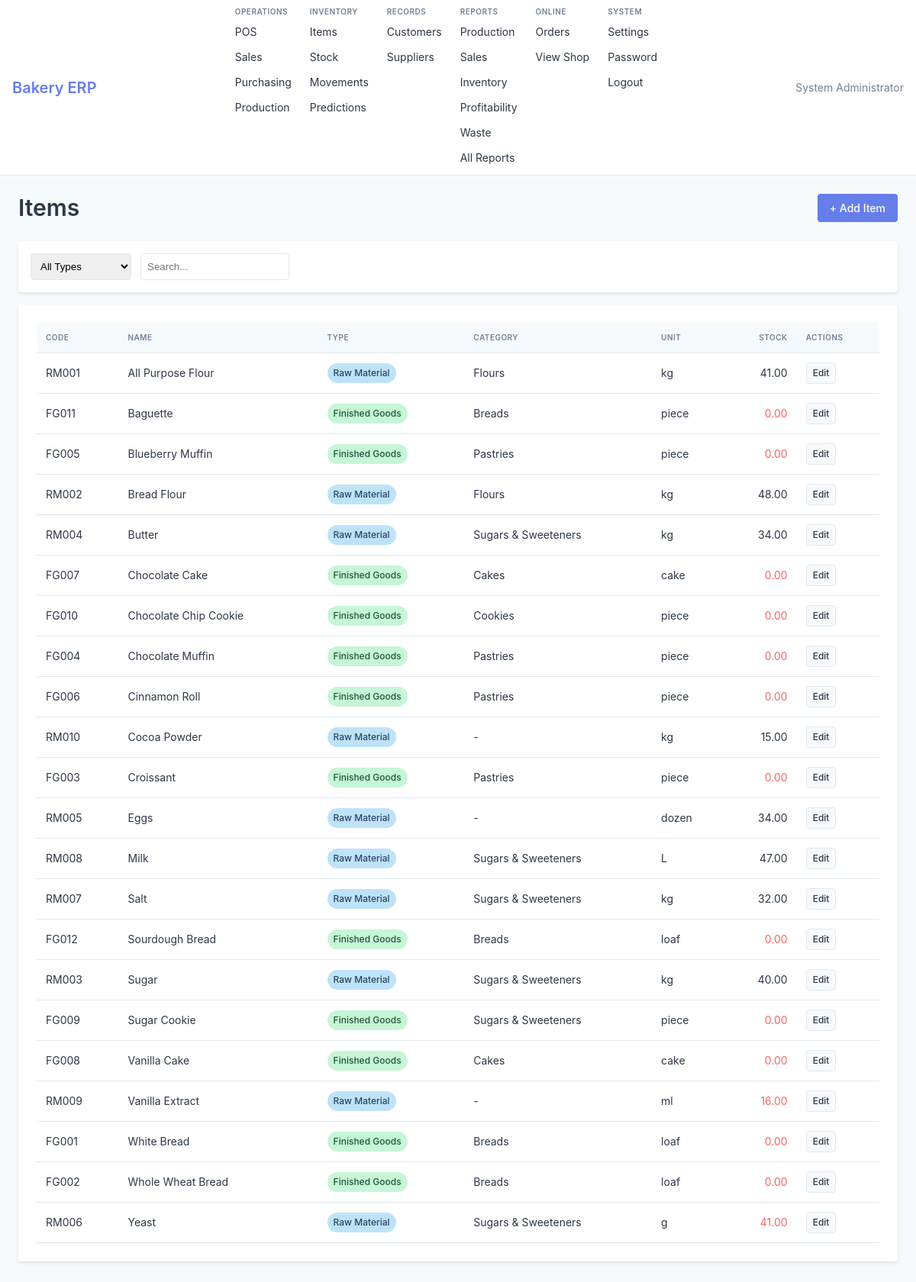
Page /inventory/items (signed in) on the committed database.
### tables this page shows
CREATE TABLE items (
    id INTEGER PRIMARY KEY AUTOINCREMENT,
    code TEXT UNIQUE NOT NULL,
    name TEXT NOT NULL,
    category_id INTEGER REFERENCES item_categories(id),
    type TEXT NOT NULL CHECK(type IN ('raw_material', 'semi_finished', 'finished_goods', 'packaging', 'other')),
    unit TEXT NOT NULL,
    min_stock REAL DEFAULT 0,
    max_stock REAL DEFAULT 0,
    reorder_point REAL DEFAULT 0,
    preferred_supplier_id INTEGER REFERENCES suppliers(id),
    safety_stock_days INTEGER DEFAULT 2,
    is_active INTEGER DEFAULT 1,
    created_at TIMESTAMP DEFAULT CURRENT_TIMESTAMP
);

CREATE TABLE item_categories (
    id INTEGER PRIMARY KEY AUTOINCREMENT,
    name TEXT NOT NULL,
    type TEXT NOT NULL CHECK(type IN ('raw_material', 'semi_finished', 'finished_goods', 'packaging', 'other'))
);

### app/inventory/routes.py (the view)
@bp.route('/items')
def items_list():
    if 'user_id' not in session:
        return redirect(url_for('auth.login'))
    item_type = request.args.get('type', '')
    search = request.args.get('search', '')
    sql = """
        SELECT i.*, c.name as category_name,
            COALESCE((SELECT SUM(quantity) FROM inventory WHERE item_id = i.id), 0) as current_stock
        FROM items i
        LEFT JOIN item_categories c ON i.category_id = c.id
        WHERE i.is_active = 1
    """
    params = []
    if item_type:
        sql += " AND i.type = ?"
        params.append(item_type)
    if search:
        sql += " AND (i.name LIKE ? OR i.code LIKE ?)"
        params.extend([f'%{search}%', f'%{search}%'])
    sql += " ORDER BY i.name"
    items = query_all(sql, params)
    categories = query_all("SELECT * FROM item_categories ORDER BY name")
    return render_template('inventory/items.html', items=items, categories=categories,
                          item_type=item_type, search=search)

### app/db_utils.py (called while the page is built)
def get_db():
    if 'db' not in g:
        g.db = sqlite3.connect(current_app.config['DATABASE'])
        g.db.row_factory = sqlite3.Row
        g.db.execute("PRAGMA foreign_keys = ON")
    return g.db

def query_all(sql, params=()):
    db = get_db()
    cursor = db.execute(sql, params)
    rows = cursor.fetchall()
    cursor.close()
    return [dict(row) for row in rows]

### app/templates/inventory/items.html (shortened to what this page needs)
{% extends 'base.html' %}
{% block content %}
<div class="page-header">
    <h1>Items</h1>
    <div class="page-actions">
        <a href="{{ url_for('inventory.add_item') }}" class="btn btn-primary">+ Add Item</a>
    </div>
</div>
<div class="filters">
    <select onchange="window.location.href='?type='+this.value">
        <option value="">All Types</option>
    </select>
    <input type="text" placeholder="Search..." value="{{ search }}"
           onkeypress="if(event.key==='Enter') window.location.href='?search='+this.value">
</div>
<div class="card">
    <div class="table-container">
        <table class="table">
            <thead>
                <tr>
                    <th>Code</th>
                    <th>Name</th>
                    <th>Type</th>
                    <th>Category</th>
                    <th>Unit</th>
                    <th class="numeric">Stock</th>
                    <th>Actions</th>
                </tr>
            </thead>
            <tbody>
                {% for item in items %}
                <tr>
                    <td>{{ item.code }}</td>
                    <td>{{ item.name }}</td>
                    <td>
                        <span class="badge badge-{% if item.type == 'raw_material' %}info{% elif item.type == 'finished_goods' %}success{% else %}secondary{% endif %}">
                            {{ item.type.replace('_', ' ').title() }}
                        </span>
                    </td>
                    <td>{{ item.category_name or '-' }}</td>
                    <td>{{ item.unit }}</td>
                    <td class="numeric {% if item.current_stock <= item.reorder_point and item.reorder_point > 0 %}text-danger{% endif %}">
                        {{ '%.2f'|format(item.current_stock or 0) }}
                    </td>
                    <td>
                        <a href="{{ url_for('inventory.edit_item', id=item.id) }}" class="btn btn-small btn-secondary">Edit</a>
                    </td>
                </tr>
                {% endfor %}
            </tbody>
        </table>
    </div>
</div>
{% endblock %}

### app/static/css/style.css (style rules this page uses)
:root { --primary: #667eea; --primary-dark: #5568d3; --secondary: #764ba2; --success: #48bb78; --warning: #ed8936; --danger: #f56565; --info: #4299e1; --dark: #2d3748; --gray: #718096; --light: #f7fafc; --border: #e2e8f0; --shadow: 0 2px 4px rgba(0,0,0,0.1); --radius: 4px; }
* { margin: 0; padding: 0; box-sizing: border-box; }
body { font-family: -apple-system, BlinkMacSystemFont, 'Segoe UI', Roboto, Oxygen, Ubuntu, sans-serif; font-size: 14px; line-height: 1.5; color: var(--dark); background: var(--light); }
h1, h2, h3, h4, h5, h6 { font-weight: 600; line-height: 1.25; margin-bottom: 1rem; }
h1 { font-size: 1.875rem; }
.btn { display: inline-flex; align-items: center; justify-content: center; padding: 0.5rem 1rem; border-radius: var(--radius); font-size: 0.875rem; font-weight: 500; text-decoration: none; cursor: pointer; border: none; transition: all 0.2s; }
.btn-primary { background: var(--primary); color: white; }
.btn-secondary { background: var(--light); color: var(--dark); border: 1px solid var(--border); }
.btn-small { padding: 0.25rem 0.5rem; font-size: 0.75rem; }
.card { background: white; border-radius: var(--radius); box-shadow: var(--shadow); padding: 1.5rem; margin-bottom: 1rem; }
.table-container { overflow-x: auto; }
.table { width: 100%; border-collapse: collapse; font-size: 0.875rem; }
.table th, .table td { padding: 0.75rem; text-align: left; border-bottom: 1px solid var(--border); }
.table th { font-weight: 600; background: var(--light); color: var(--gray); text-transform: uppercase; font-size: 0.625rem; letter-spacing: 0.5px; }
.table .numeric { text-align: right; }
.badge { display: inline-block; padding: 0.25rem 0.5rem; border-radius: 9999px; font-size: 0.75rem; font-weight: 500; }
.badge-success { background: #c6f6d5; color: #22543d; }
.badge-info { background: #bee3f8; color: #2a4365; }
.filters { display: flex; flex-wrap: wrap; gap: 0.75rem; margin-bottom: 1rem; padding: 1rem; background: white; border-radius: var(--radius); box-shadow: var(--shadow); }
.filters input, .filters select { padding: 0.5rem; border: 1px solid var(--border); border-radius: var(--radius); }
.page-header { display: flex; justify-content: space-between; align-items: center; margin-bottom: 1.5rem; }
.page-header h1 { margin: 0; }
.page-actions { display: flex; gap: 0.5rem; }
.text-danger { color: var(--danger); }

### rows in the picture
items: code "RM001", name "All Purpose Flour", type.replace "Raw Material", name "Flours", unit "kg", current_stock "41.00"
items: code "FG011", name "Baguette", type.replace "Finished Goods", name "Breads", unit "piece", current_stock "0.00"
items: code "FG005", name "Blueberry Muffin", type.replace "Finished Goods", name "Pastries", unit "piece", current_stock "0.00"
items: code "RM002", name "Bread Flour", type.replace "Raw Material", name "Flours", unit "kg", current_stock "48.00"
items: code "RM004", name "Butter", type.replace "Raw Material", name "Sugars & Sweeteners", unit "kg", current_stock "34.00"
items: code "FG007", name "Chocolate Cake", type.replace "Finished Goods", name "Cakes", unit "cake", current_stock "0.00"
items: code "FG010", name "Chocolate Chip Cookie", type.replace "Finished Goods", name "Cookies", unit "piece", current_stock "0.00"
items: code "FG004", name "Chocolate Muffin", type.replace "Finished Goods", name "Pastries", unit "piece", current_stock "0.00"
items: code "FG006", name "Cinnamon Roll", type.replace "Finished Goods", name "Pastries", unit "piece", current_stock "0.00"
items: code "RM010", name "Cocoa Powder", type.replace "Raw Material", category_name "-", unit "kg", current_stock "15.00"
items: code "FG003", name "Croissant", type.replace "Finished Goods", name "Pastries", unit "piece", current_stock "0.00"
items: code "RM005", name "Eggs", type.replace "Raw Material", category_name "-", unit "dozen", current_stock "34.00"
items: code "RM008", name "Milk", type.replace "Raw Material", name "Sugars & Sweeteners", unit "L", current_stock "47.00"
items: code "RM007", name "Salt", type.replace "Raw Material", name "Sugars & Sweeteners", unit "kg", current_stock "32.00"
items: code "FG012", name "Sourdough Bread", type.replace "Finished Goods", name "Breads", unit "loaf", current_stock "0.00"
items: code "RM003", name "Sugar", type.replace "Raw Material", name "Sugars & Sweeteners", unit "kg", current_stock "40.00"
items: code "FG009", name "Sugar Cookie", type.replace "Finished Goods", name "Sugars & Sweeteners", unit "piece", current_stock "0.00"
items: code "FG008", name "Vanilla Cake", type.replace "Finished Goods", name "Cakes", unit "cake", current_stock "0.00"
items: code "RM009", name "Vanilla Extract", type.replace "Raw Material", category_name "-", unit "ml", current_stock "16.00"
items: code "FG001", name "White Bread", type.replace "Finished Goods", name "Breads", unit "loaf", current_stock "0.00"
items: code "FG002", name "Whole Wheat Bread", type.replace "Finished Goods", name "Breads", unit "loaf", current_stock "0.00"
items: code "RM006", name "Yeast", type.replace "Raw Material", name "Sugars & Sweeteners", unit "g", current_stock "41.00"

### other values in the picture
{{ app_name }} "Bakery ERP"
{{ current_user }} "System Administrator"
